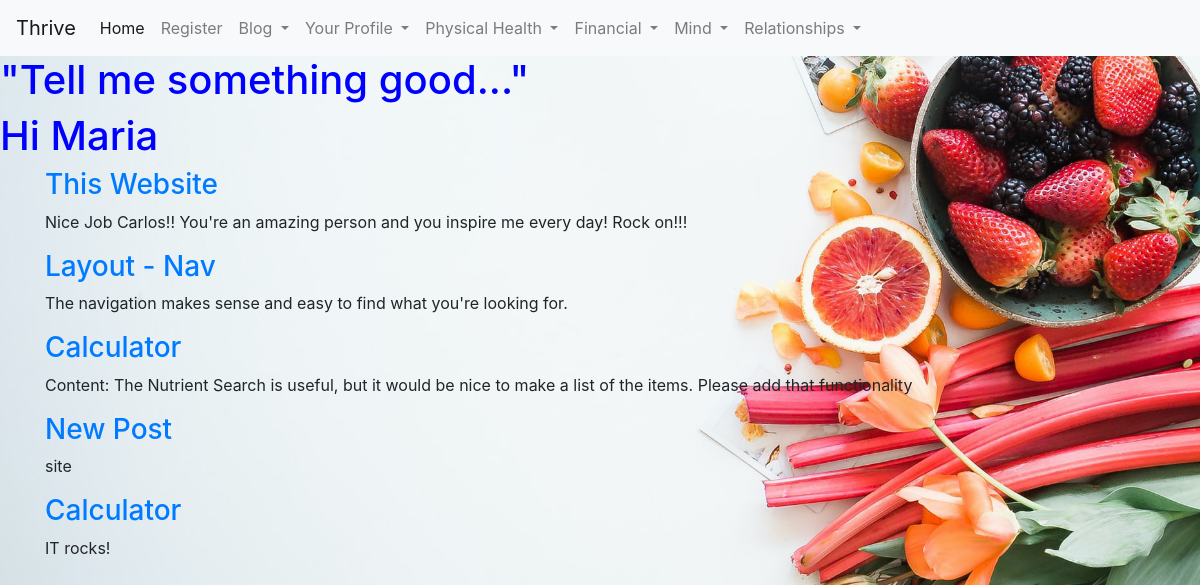
Screenshot of /blog (signed in) with the database file from the repository.
### health_app/models.py (models this page shows, shortened)
class User(db.Model, UserMixin):
    id = db.Column(db.Integer, primary_key = True)
    username = db.Column(db.String(150), nullable = False, unique=True)
    email = db.Column(db.String(150), nullable = False, unique = True)
    password = db.Column(db.String(256), nullable = False)
    post = db.relationship('Post', backref = 'author', lazy = True)

class Post(db.Model):
    id = db.Column(db.Integer, primary_key = True)
    title = db.Column(db.String(100))
    content = db.Column(db.String(300))
    date_created = db.Column(db.DateTime, nullable = False, default = datetime.utcnow)
    user_id = db.Column(db.Integer, db.ForeignKey('user.id'), nullable = False)

### health_app/routes.py (the view)
@app.route('/blog')
def blog():
    posts = Post.query.all()
    return render_template('blog.html',user_posts = posts)

### health_app/models.py (called while the page is built)
@login_manager.user_loader
def load_user(user_id):
    return User.query.get(int(user_id))

### health_app/templates/blog.html
{% extends 'base.html' %}
{% block content %}
    <header class="banner">
        <h1 class="header-text">"Tell me something good..."</h1>
    </header>
    <h1>Hi {{ current_user.username }}</h1>
    {% if current_user.is_authenticated %}
        {% for post in user_posts %}
            <div class="container">
                <h3>
                    <a href="{{ url_for('post_detail', post_id = post.id) }}">{{ post.title }}</a>
                </h3>
                <p>{{ post.content }}</p>
            </div>
        {% endfor %}
    {% else %}
    <h2>Please register and login to see posts.</h2>
    {% endif %}
{% endblock content %}

### health_app/static/css/styles.css (style rules this page uses)
h1 { color: blue; }
.body { background-image: url(../css/images/white_space_flip.jpg); height: 100vh; background-position: center; background-repeat: no-repeat; background-size: cover; }

### rows the page displays
User: username "Maria"
Post: title "This Website", content "Nice Job Carlos!! You're an amazing person and you inspire me every day! Rock on!!!"
Post: title "Layout - Nav", content "The navigation makes sense and easy to find what you're looking for."
Post: title "Calculator", content "Content: The Nutrient Search is useful, but it would be nice to make a list of the items. Please add that functionality"
Post: title "New Post", content "site"
Post: title "Calculator", content "IT rocks!"
